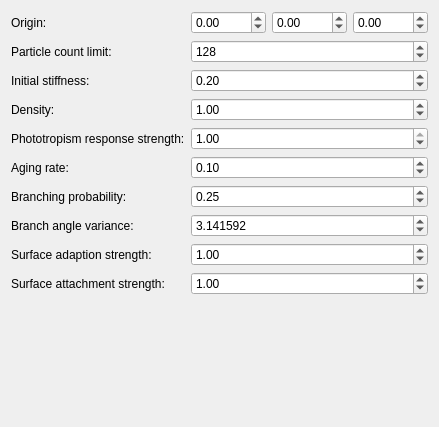
<?xml version="1.0" encoding="UTF-8"?>
<ui version="4.0">
 <class>Wizard_SB_Plant_Config</class>
 <widget class="QWidget" name="Wizard_SB_Plant_Config">
  <property name="geometry">
   <rect>
    <x>0</x>
    <y>0</y>
    <width>388</width>
    <height>427</height>
   </rect>
  </property>
  <layout class="QFormLayout" name="formLayout">
   <item row="1" column="0">
    <widget class="QLabel" name="lblParticleCountLimit">
     <property name="text">
      <string>Particle count limit:</string>
     </property>
     <property name="buddy">
      <cstring>sbParticleCountLimit</cstring>
     </property>
    </widget>
   </item>
   <item row="1" column="1">
    <widget class="QSpinBox" name="sbParticleCountLimit">
     <property name="minimum">
      <number>8</number>
     </property>
     <property name="maximum">
      <number>65536</number>
     </property>
     <property name="value">
      <double>128</double>
     </property>
    </widget>
   </item>
   <item row="0" column="1">
    <layout class="QHBoxLayout" name="layoutOrigin">
     <item>
      <widget class="QDoubleSpinBox" name="sbOriginX">
       <property name="minimum">
        <double>-9999.000000000000000</double>
       </property>
       <property name="maximum">
        <double>9999.000000000000000</double>
       </property>
      </widget>
     </item>
     <item>
      <widget class="QDoubleSpinBox" name="sbOriginY">
       <property name="minimum">
        <double>-9999.000000000000000</double>
       </property>
       <property name="maximum">
        <double>9999.000000000000000</double>
       </property>
      </widget>
     </item>
     <item>
      <widget class="QDoubleSpinBox" name="sbOriginZ">
       <property name="minimum">
        <double>-9999.000000000000000</double>
       </property>
       <property name="maximum">
        <double>9999.000000000000000</double>
       </property>
      </widget>
     </item>
    </layout>
   </item>
   <item row="0" column="0">
    <widget class="QLabel" name="lblOrigin">
     <property name="text">
      <string>Origin:</string>
     </property>
    </widget>
   </item>
   <item row="3" column="1">
    <widget class="QDoubleSpinBox" name="sbDensity">
     <property name="maximum">
      <double>65536.000000000000000</double>
     </property>
     <property name="value">
      <double>1.000000000000000</double>
     </property>
    </widget>
   </item>
   <item row="3" column="0">
    <widget class="QLabel" name="lblDensity">
     <property name="text">
      <string>Density:</string>
     </property>
    </widget>
   </item>
   <item row="4" column="1">
    <widget class="QDoubleSpinBox" name="sbPhotoRespStr">
     <property name="maximum">
      <double>1.000000000000000</double>
     </property>
     <property name="singleStep">
      <double>0.050000000000000</double>
     </property>
     <property name="value">
      <double>1.000000000000000</double>
     </property>
    </widget>
   </item>
   <item row="4" column="0">
    <widget class="QLabel" name="lblPhotoRespStr">
     <property name="text">
      <string>Phototropism response strength:</string>
     </property>
    </widget>
   </item>
   <item row="5" column="0">
    <widget class="QLabel" name="lblAgingRate">
     <property name="text">
      <string>Aging rate:</string>
     </property>
    </widget>
   </item>
   <item row="5" column="1">
    <widget class="QDoubleSpinBox" name="sbAgingRate">
     <property name="maximum">
      <double>100.000000000000000</double>
     </property>
     <property name="singleStep">
      <double>0.050000000000000</double>
     </property>
     <property name="value">
      <double>0.100000000000000</double>
     </property>
    </widget>
   </item>
   <item row="6" column="0">
    <widget class="QLabel" name="lblBranchProb">
     <property name="text">
      <string>Branching probability:</string>
     </property>
    </widget>
   </item>
   <item row="6" column="1">
    <widget class="QDoubleSpinBox" name="sbBranchProb">
     <property name="maximum">
      <double>1.000000000000000</double>
     </property>
     <property name="singleStep">
      <double>0.050000000000000</double>
     </property>
     <property name="value">
      <double>0.250000000000000</double>
     </property>
    </widget>
   </item>
   <item row="7" column="1">
    <widget class="QDoubleSpinBox" name="sbBranchVar">
     <property name="decimals">
      <number>6</number>
     </property>
     <property name="maximum">
      <double>6.283185000000000</double>
     </property>
     <property name="value">
      <double>3.141592000000000</double>
     </property>
    </widget>
   </item>
   <item row="7" column="0">
    <widget class="QLabel" name="lblBranchVar">
     <property name="text">
      <string>Branch angle variance:</string>
     </property>
    </widget>
   </item>
   <item row="8" column="0">
    <widget class="QLabel" name="lblSurfAdaptStr">
     <property name="text">
      <string>Surface adaption strength:</string>
     </property>
    </widget>
   </item>
   <item row="9" column="0">
    <widget class="QLabel" name="lblSurfAttachStr">
     <property name="text">
      <string>Surface attachment strength:</string>
     </property>
    </widget>
   </item>
   <item row="8" column="1">
    <widget class="QDoubleSpinBox" name="sbSurfAdaptStr">
     <property name="maximum">
      <double>1024.000000000000000</double>
     </property>
     <property name="singleStep">
      <double>0.050000000000000</double>
     </property>
     <property name="value">
      <double>1.000000000000000</double>
     </property>
    </widget>
   </item>
   <item row="9" column="1">
    <widget class="QDoubleSpinBox" name="sbSurfAttachStr">
     <property name="maximum">
      <double>1024.000000000000000</double>
     </property>
     <property name="singleStep">
      <double>0.050000000000000</double>
     </property>
     <property name="value">
      <double>1.000000000000000</double>
     </property>
    </widget>
   </item>
   <item row="2" column="0">
    <widget class="QLabel" name="lblStiffness">
     <property name="text">
      <string>Initial stiffness:</string>
     </property>
    </widget>
   </item>
   <item row="2" column="1">
    <widget class="QDoubleSpinBox" name="sbStiffness">
     <property name="maximum">
      <double>1.000000000000000</double>
     </property>
     <property name="singleStep">
      <double>0.050000000000000</double>
     </property>
     <property name="value">
      <double>0.200000000000000</double>
     </property>
    </widget>
   </item>
  </layout>
 </widget>
 <resources/>
 <connections/>
</ui>
